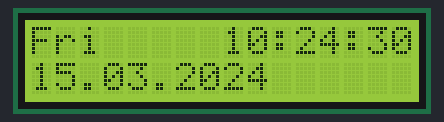
Recording of a sketch running on a simulated Arduino Uno, built with avr-gcc and run on an emulated ATmega328P. On the bench: 16×2 character LCD. The local clock reads 2024-03-15 10:24:30 at power-on unless the sketch sets it.

Above: at 0.1 s.
At 4.2 s:
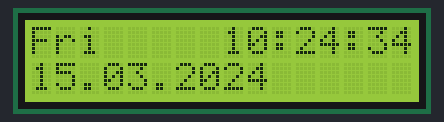
At 9.2 s:
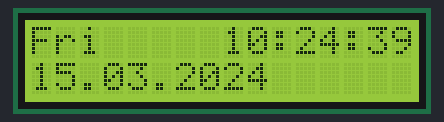
At 19.3 s:
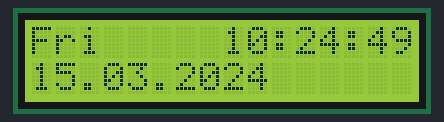
At 28.4 s:
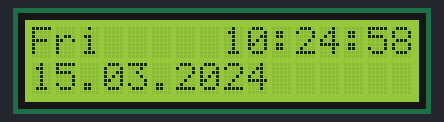
At 38.5 s:
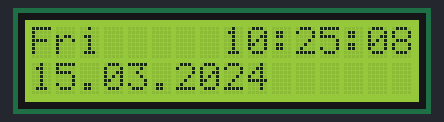

Measured:
- what the display in image 1 shows lasts 1.0 s, from 4.1 s to 5.1 s

The sketch:

rtc_ds3231_lcd.ino
```cpp
// (licence header left out)
#include <DS3231.h>
#include <LiquidCrystal.h>


// Init the DS3231 using the hardware interface
DS3231  rtc(SDA, SCL);
LiquidCrystal lcd(12, 11, 5, 4, 3, 2);
void setup()
{
  // Setup Serial connection
  Serial.begin(115200);
  // Uncomment the next line if you are using an Arduino Leonardo
  //while (!Serial) {}
  lcd.begin(16, 2);
  // Print a message to the LCD.
  //lcd.print("hello, world!");
  // Initialize the rtc object
  rtc.begin();

  // The following lines can be uncommented to set the date and time
  //rtc.setDOW(SUNDAY);     // Set Day-of-Week to SUNDAY
  //rtc.setTime(11, 55, 0);     // Set the time to 12:00:00 (24hr format)
  //rtc.setDate(12, 4, 2016);   // Set the date to January 1st, 2014
}

void loop()
{
  // Send Day-of-Week
  lcd.setCursor(0, 0);
  lcd.print(rtc.getDOWStr(1));
  lcd.print("  ");
  lcd.print("   ");

  lcd.println(rtc.getTimeStr());


  // Send time
  lcd.setCursor(0, 1);
  lcd.print(rtc.getDateStr());
  // Wait one second before repeating :)
  delay (1000);
}
```
